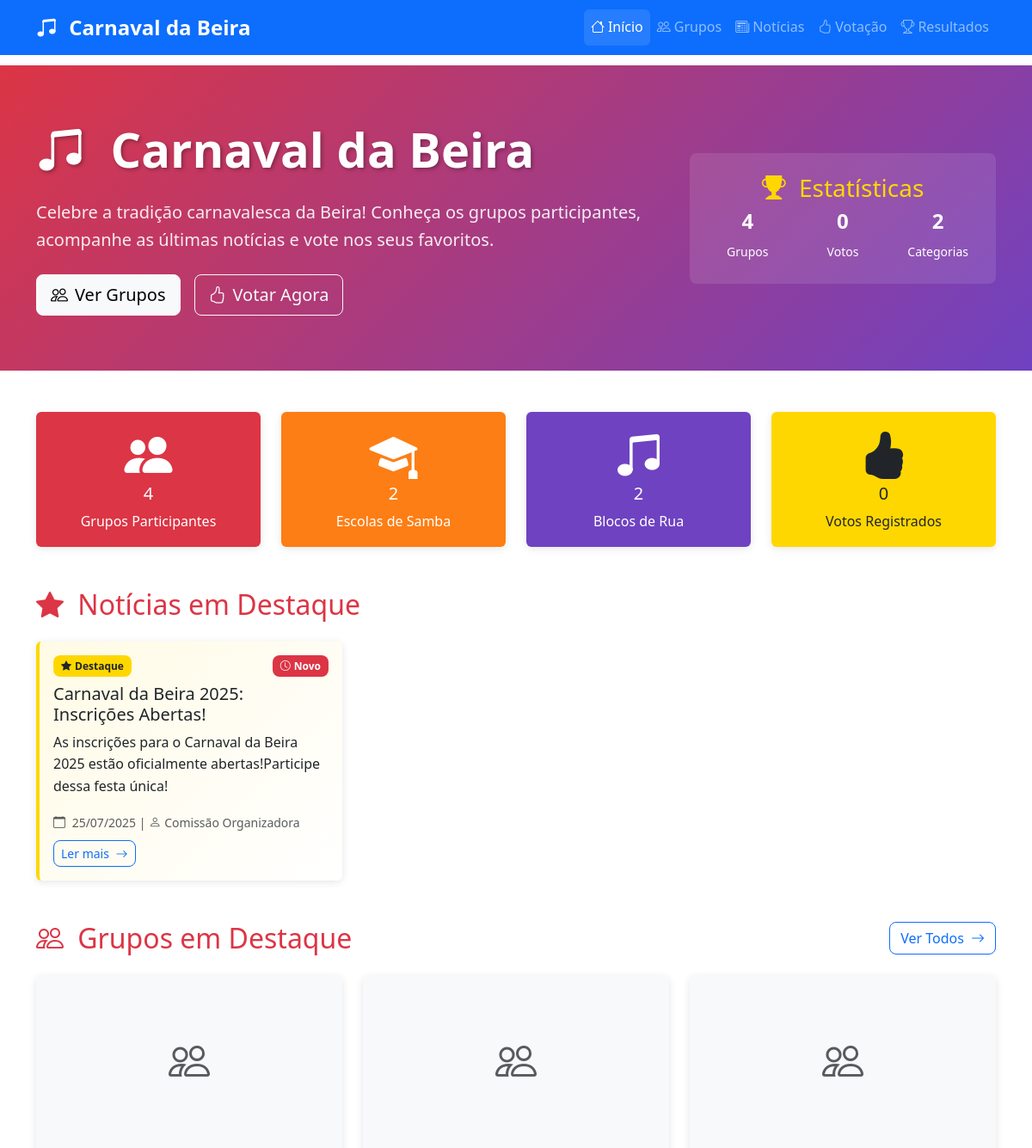
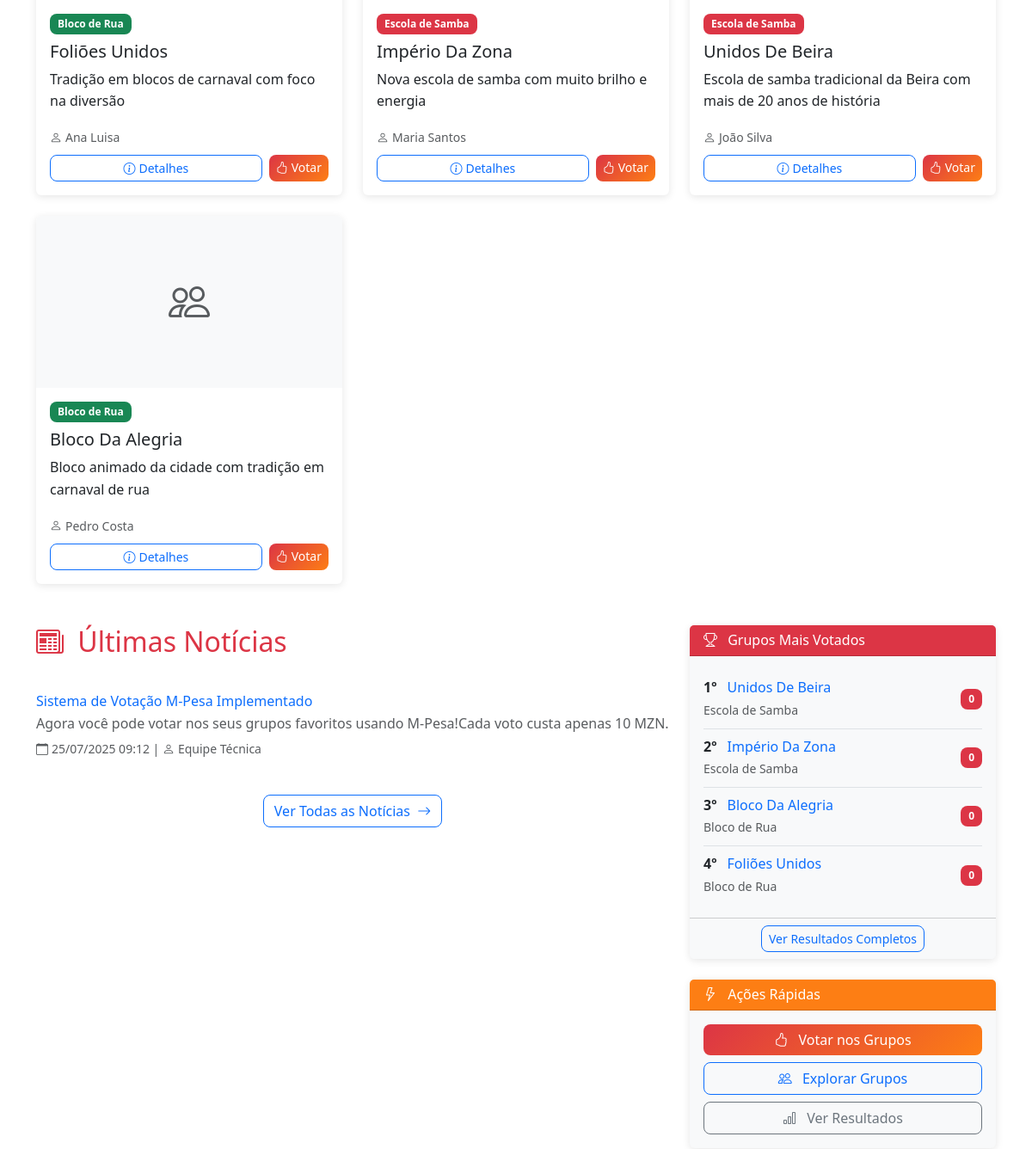
Before: / (upper part) with the older database file (2 pictures, top to bottom).
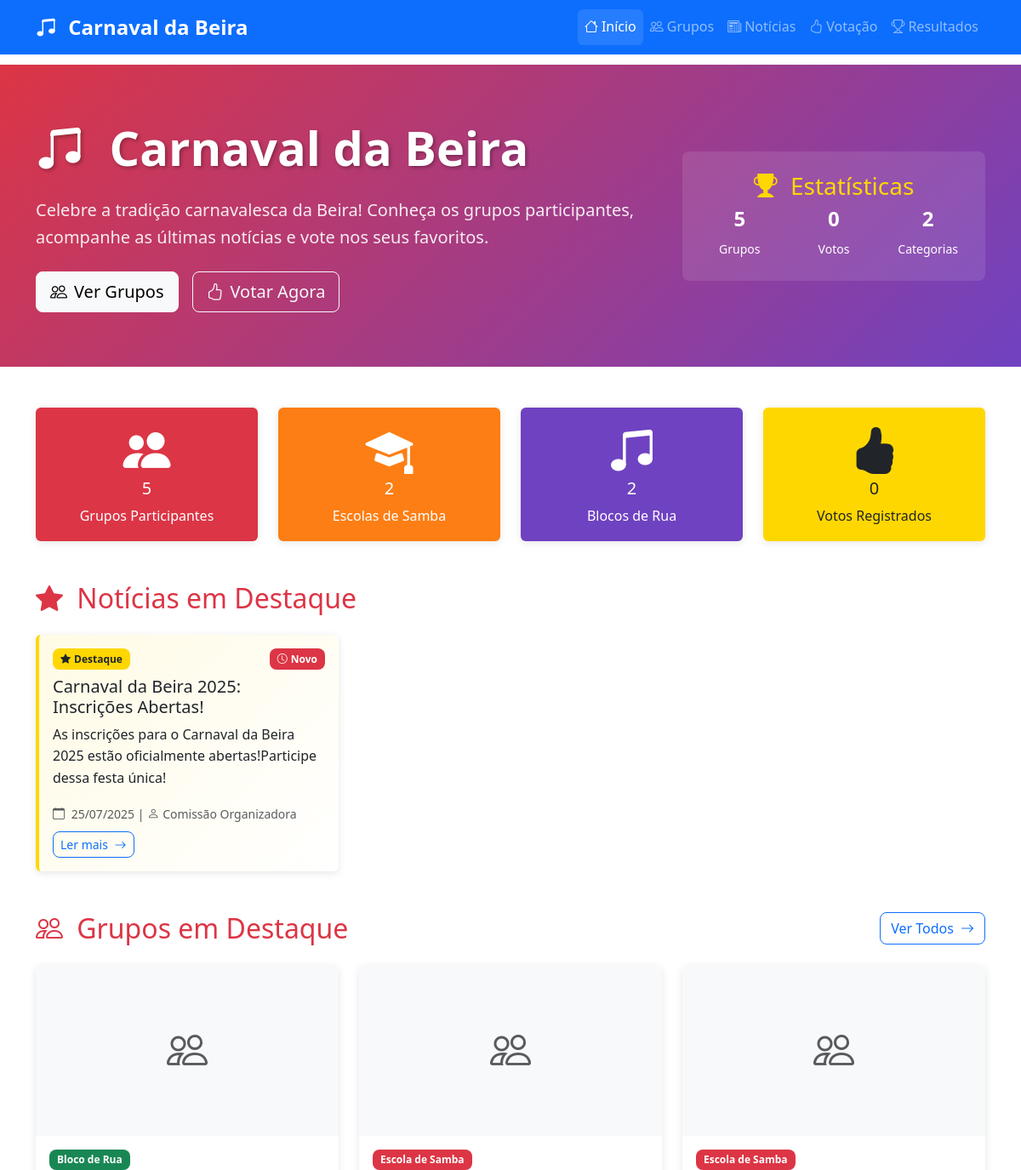
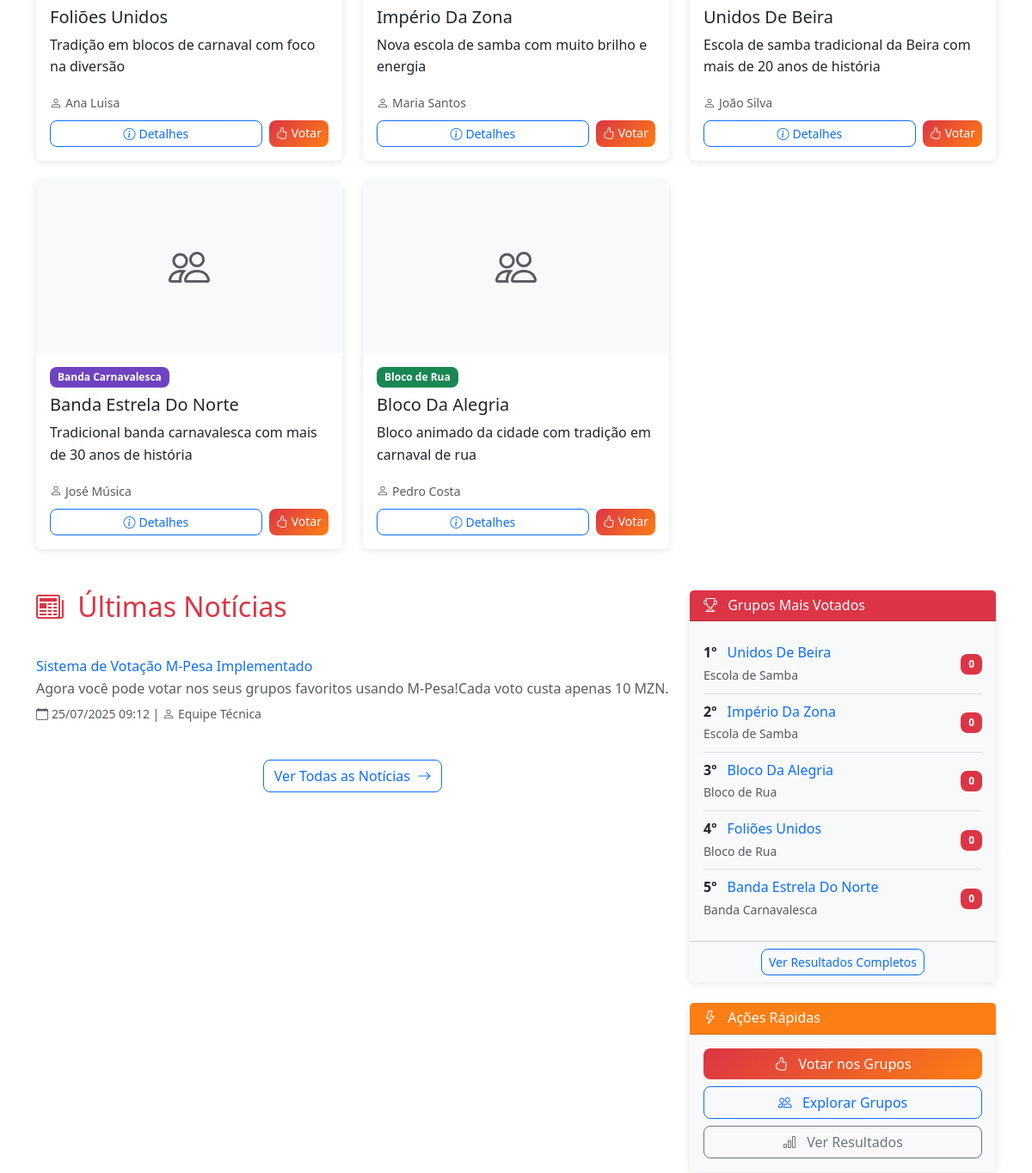
After: the same page with the newer database file (2 pictures, top to bottom).
### noticias/models.py (models this page shows, shortened)
class Noticia(models.Model):
    titulo = models.CharField(
        max_length=200,
        verbose_name="Título",
        help_text="Título da notícia"
    )
    conteudo = RichTextField(
        verbose_name="Conteúdo",
        help_text="Conteúdo completo da notícia com formatação rica"
    )
    imagem = models.ImageField(
        upload_to=noticia_image_upload_path,
        blank=True,
        null=True,
        verbose_name="Imagem",
        help_text="Imagem destacada da notícia"
    )
    data_publicacao = models.DateTimeField(
        default=timezone.now,
        verbose_name="Data de Publicação"
    )
    publicada = models.BooleanField(
        default=True,
        verbose_name="Publicada",
        help_text="Notícia visível ao público"
    )
    destaque = models.BooleanField(
        default=False,
        verbose_name="Destaque",
        help_text="Exibir como notícia em destaque"
    )
    autor = models.CharField(
        max_length=100,
        blank=True,
        verbose_name="Autor",
        help_text="Autor da notícia (opcional)"
    )
    class Meta:
        verbose_name = "Notícia"
        verbose_name_plural = "Notícias"
        ordering = ['-data_publicacao']
    def resumo(self, max_length=150):
        import re
        clean_content = re.sub('<.*?>', '', self.conteudo)
        if len(clean_content) <= max_length:
            return clean_content
        return clean_content[:max_length] + '...'
    @property
    def is_recent(self):
        from datetime import timedelta
        return timezone.now() - self.data_publicacao <= timedelta(days=7)

### grupos/models.py (models this page shows, shortened)
class Grupo(models.Model):
    nome_grupo = models.CharField(
        max_length=100,
        unique=True,
        verbose_name="Nome do Grupo",
        help_text="Nome único do grupo carnavalesco"
    )
    representante = models.CharField(
        max_length=100,
        verbose_name="Representante"
    )
    contato_validator = RegexValidator(
        regex=r'^(\+?55\s?)?\(?([1-9]{2})\)?\s?9?\d{4}-?\d{4}$|^[a-zA-Z0-9._%+-]+@[a-zA-Z0-9.-]+\.[a-zA-Z]{2,}$',
        message='Contato deve ser um telefone válido (ex: (11) 99999-9999) ou email válido'
    )
    contato = models.CharField(
        max_length=150,
        validators=[contato_validator],
        verbose_name="Contato"
    )
    descricao = models.TextField(
        verbose_name="Descrição",
        help_text="Descrição do grupo e sua história"
    )
    categoria = models.ForeignKey(
        Categoria,
        on_delete=models.PROTECT,
        verbose_name="Categoria",
        help_text="Categoria do grupo"
    )
    data_inscricao = models.DateTimeField(
        default=timezone.now,
        verbose_name="Data de Inscrição"
    )
    foto = models.ImageField(
        upload_to=grupo_photo_upload_path,
        blank=True,
        null=True,
        verbose_name="Foto",
        help_text="Foto representativa do grupo"
    )
    ativo = models.BooleanField(
        default=True,
        verbose_name="Ativo",
        help_text="Grupo ativo para participação"
    )
    class Meta:
        verbose_name = "Grupo"
        verbose_name_plural = "Grupos"
        ordering = ['nome_grupo']

class Categoria(models.Model):
    nome = models.CharField(
        max_length=50,
        unique=True,
        verbose_name="Nome da Categoria",
        help_text="Nome da categoria (ex: Escola de Samba, Bloco de Rua)"
    )
    codigo = models.SlugField(
        max_length=50,
        unique=True,
        verbose_name="Código",
        help_text="Código único para a categoria (ex: escola_samba, bloco_rua)"
    )
    descricao = models.TextField(
        blank=True,
        verbose_name="Descrição",
        help_text="Descrição da categoria"
    )
    icone = models.CharField(
        max_length=50,
        default="bi-people",
        verbose_name="Ícone Bootstrap",
        help_text="Ícone Bootstrap Icons (ex: bi-star, bi-people, bi-music-note)"
    )
    cor_primaria = models.CharField(
        max_length=7,
        default="#FF6B35",
        verbose_name="Cor Primária",
        help_text="Cor primária em hexadecimal (ex: #FF6B35)"
    )
    cor_secundaria = models.CharField(
        max_length=7,
        default="#F7931E",
        verbose_name="Cor Secundária",
        help_text="Cor secundária em hexadecimal (ex: #F7931E)"
    )
    ativa = models.BooleanField(
        default=True,
        verbose_name="Ativa",
        help_text="Categoria disponível para novos grupos"
    )
    ordem = models.PositiveIntegerField(
        default=0,
        verbose_name="Ordem",
        help_text="Ordem de exibição (0 = primeiro)"
    )
    class Meta:
        verbose_name = "Categoria"
        verbose_name_plural = "Categorias"
        ordering = ['ordem', 'nome']
    def __str__(self):
        return self.nome

### core/views.py (the view)
# urls.py: 2. Add a URL to urlpatterns:  path('', views.home, name='home')
def home(request):
    total_grupos = Grupo.objects.filter(ativo=True).count()
    categorias_stats = []
    for categoria in Categoria.objects.filter(ativa=True).order_by('ordem'):
        count = Grupo.objects.filter(ativo=True, categoria=categoria).count()
        categorias_stats.append({
            'categoria': categoria,
            'count': count
        })
    grupos_escola_samba = 0
    grupos_bloco_rua = 0
    for stat in categorias_stats:
        if stat['categoria'].codigo == 'escola_samba':
            grupos_escola_samba = stat['count']
        elif stat['categoria'].codigo == 'bloco_rua':
            grupos_bloco_rua = stat['count']
    noticias_destaque = Noticia.objects.filter(
        publicada=True,
        destaque=True
    ).order_by('-data_publicacao')[:3]
    noticias_recentes = Noticia.objects.filter(
        publicada=True
    ).exclude(
        id__in=noticias_destaque.values_list('id', flat=True)
    ).order_by('-data_publicacao')[:5]
    total_votos = Voto.objects.count()
    top_grupos = Grupo.objects.filter(ativo=True).annotate(
        total_votos=Count('votos')
    ).order_by('-total_votos')[:5]
    grupos_destaque = Grupo.objects.filter(ativo=True).order_by('?')[:6]
    context = {
        'total_grupos': total_grupos,
        'grupos_escola_samba': grupos_escola_samba,
        'grupos_bloco_rua': grupos_bloco_rua,
        'categorias_stats': categorias_stats,
        'total_votos': total_votos,
        'noticias_destaque': noticias_destaque,
        'noticias_recentes': noticias_recentes,
        'top_grupos': top_grupos,
        'grupos_destaque': grupos_destaque,
    }
    return render(request, 'core/home.html', context)

### templates/core/home.html (shortened to what the changed rows need)
{% extends 'base.html' %}
{% load static %}
{% block content %}
<section class="hero-section">
    <div class="container">
        <div class="row align-items-center">
            <div class="col-lg-8">
                <h1 class="mb-4">
                    <i class="bi bi-music-note-beamed me-3"></i>
                    Carnaval da Beira
                </h1>
            </div>
            <div class="col-lg-4 text-center">
                <div class="bg-white bg-opacity-10 rounded-3 p-4">
                    <div class="row text-center">
                        <div class="col-4">
                            <h4 class="fw-bold">{{ total_grupos }}</h4>
                            <small>Grupos</small>
                        </div>
                    </div>
                </div>
            </div>
        </div>
    </div>
</section>
<div class="container">
    <section class="my-5">
        <div class="row g-4">
            <div class="col-md-3">
                <div class="card text-center border-0 bg-carnival-primary text-white">
                    <div class="card-body">
                        <i class="bi bi-people-fill display-4 mb-3"></i>
                        <h5 class="card-title">{{ total_grupos }}</h5>
                        <p class="card-text">Grupos Participantes</p>
                    </div>
                </div>
            </div>
        </div>
    </section>
    {% if noticias_destaque %}
    <section class="my-5">
        <h2 class="text-carnival-primary mb-4">
            <i class="bi bi-star-fill me-2"></i>
            Notícias em Destaque
        </h2>
        <div class="row g-4">
            {% for noticia in noticias_destaque %}
            <div class="col-lg-4">
                <article class="card h-100 news-card featured">
                    <div class="card-body d-flex flex-column">
                        <div class="d-flex justify-content-between align-items-start mb-2">
                            <span class="badge bg-carnival-gold text-dark">
                                <i class="bi bi-star-fill me-1"></i>Destaque
                            </span>
                            {% if noticia.is_recent %}
                            <span class="badge bg-carnival-primary">
                                <i class="bi bi-clock me-1"></i>Novo
                            </span>
                            {% endif %}
                        </div>
                        <h5 class="card-title">{{ noticia.titulo }}</h5>
                        <p class="card-text flex-grow-1">{{ noticia.resumo }}</p>
                        <div class="mt-auto">
                            <small class="text-muted">
                                <i class="bi bi-calendar me-1"></i>
                                {{ noticia.data_publicacao|date:"d/m/Y" }}
                                {% if noticia.autor %}
                                | <i class="bi bi-person me-1"></i>{{ noticia.autor }}
                                {% endif %}
                            </small>
                            <div class="mt-2">
                                <a href="{% url 'noticias:detalhe' noticia.id %}" class="btn btn-outline-primary btn-sm">
                                    Ler mais <i class="bi bi-arrow-right ms-1"></i>
                                </a>
                            </div>
                        </div>
                    </div>
                </article>
            </div>
            {% endfor %}
        </div>
    </section>
    {% endif %}
    {% if grupos_destaque %}
    <section class="my-5">
        <div class="d-flex justify-content-between align-items-center mb-4">
            <h2 class="text-carnival-primary mb-0">
                <i class="bi bi-people me-2"></i>
                Grupos em Destaque
            </h2>
        </div>
        <div class="row g-4">
            {% for grupo in grupos_destaque %}
            <div class="col-lg-4 col-md-6">
                <article class="card h-100 filterable-card" data-category="{{ grupo.categoria }}">
                    {% if grupo.foto %}
                    <img src="{{ grupo.foto.url }}" class="card-img-top" alt="{{ grupo.nome_grupo }}">
                    {% else %}
                    <div class="card-img-top bg-light d-flex align-items-center justify-content-center" style="height: 200px;">
                        <i class="bi bi-people text-muted" style="font-size: 3rem;"></i>
                    </div>
                    {% endif %}
                    <div class="card-body d-flex flex-column">
                        <div class="d-flex justify-content-between align-items-start mb-2">
                            <span class="badge" style="background: {{ grupo.categoria.cor_primaria }}; color: white;">
                                {{ grupo.categoria.nome }}
                            </span>
                        </div>
                        <h5 class="card-title">{{ grupo.nome_grupo }}</h5>
                        <p class="card-text flex-grow-1">{{ grupo.descricao|truncatewords:20 }}</p>
                        <div class="mt-auto">
                            <small class="text-muted">
                                <i class="bi bi-person me-1"></i>{{ grupo.representante }}
                            </small>
                            <div class="mt-2 d-flex gap-2">
                                <a href="{% url 'grupos:detalhe' grupo.id %}" class="btn btn-outline-primary btn-sm flex-grow-1">
                                    <i class="bi bi-info-circle me-1"></i>Detalhes
                                </a>
                                <a href="{% url 'votacao:votar' %}" class="btn btn-primary btn-sm">
                                    <i class="bi bi-hand-thumbs-up me-1"></i>Votar
                                </a>
                            </div>
                        </div>
                    </div>
                </article>
            </div>
            {% endfor %}
        </div>
    </section>
    {% endif %}
    {% if noticias_recentes %}
    <section class="my-5">
        <div class="row">
            <div class="col-lg-8">
                <h2 class="text-carnival-primary mb-4">
                    <i class="bi bi-newspaper me-2"></i>
                    Últimas Notícias
                </h2>
                <div class="list-group list-group-flush">
                    {% for noticia in noticias_recentes %}
                    <article class="list-group-item border-0 px-0 py-3">
                        <div class="row align-items-center">
                            {% if noticia.imagem %}
                            <div class="col-md-3">
                                <img src="{{ noticia.imagem.url }}" class="img-fluid rounded" alt="{{ noticia.titulo }}" style="height: 80px; width: 100%; object-fit: cover;">
                            </div>
                            <div class="col-md-9">
                            {% else %}
                            <div class="col-12">
                            {% endif %}
                                <div class="d-flex justify-content-between align-items-start">
                                    <h6 class="mb-1">
                                        <a href="{% url 'noticias:detalhe' noticia.id %}" class="text-decoration-none">
                                            {{ noticia.titulo }}
                                        </a>
                                    </h6>
                                </div>
                                <p class="mb-1 text-muted">{{ noticia.resumo|truncatewords:15 }}</p>
                                <small class="text-muted">
                                    <i class="bi bi-calendar me-1"></i>{{ noticia.data_publicacao|date:"d/m/Y H:i" }}
                                    {% if noticia.autor %}
                                    | <i class="bi bi-person me-1"></i>{{ noticia.autor }}
                                    {% endif %}
                                </small>
                            </div>
                        </div>
                    </article>
                    {% endfor %}
                </div>
            </div>
            <div class="col-lg-4">
                {% if top_grupos %}
                <div class="card border-0 bg-light mb-4">
                    <div class="card-body">
                        {% for grupo in top_grupos %}
                        <div class="d-flex justify-content-between align-items-center py-2 {% if not forloop.last %}border-bottom{% endif %}">
                            <div>
                                <strong>{{ forloop.counter }}º</strong>
                                <a href="{% url 'grupos:detalhe' grupo.id %}" class="text-decoration-none ms-2">
                                    {{ grupo.nome_grupo|truncatechars:25 }}
                                </a>
                                <br>
                                <small class="text-muted">{{ grupo.categoria.nome }}</small>
                            </div>
                            <span class="badge bg-carnival-primary">
                                {{ grupo.total_votos }}
                            </span>
                        </div>
                        {% endfor %}
                    </div>
                </div>
                {% endif %}
            </div>
        </div>
    </section>
    {% endif %}
</div>
{% endblock %}

Changed rows visible on the page:
added Grupo: categoria.nome "Banda Carnavalesca", nome_grupo "Banda Estrela Do Norte", descricao "Tradicional banda carnavalesca com mais de 30 anos de história", representante "José Música", total_votos "0"
Other visible differences:
{{ total_grupos }}: "4" → "5"
